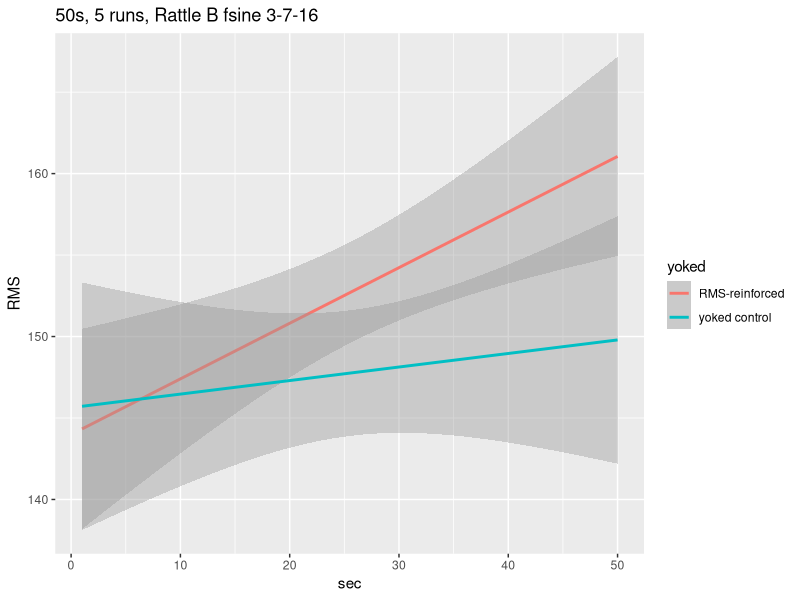

Write the R code that produced this figure. (Note: this script raises an error after producing the figure.)
library(lme4)
library(lmerTest)
library(ggplot2)


setwd('/Users/Bubba/Desktop/COGS195/Github/RattleNN/RattleResults')
rattledata = read.csv('50data.csv')
colnames(rattledata) = c("run","yoked","sec","RMS","f")
rattledata$yoked[rattledata$yoked==0] = "RMS-reinforced"
rattledata$yoked[rattledata$yoked==1] = "yoked control"

rattlelm = lmer(scale(RMS) ~ (1|run) + yoked + scale(sec) + yoked*scale(sec), data = rattledata)
summary(rattlelm)

qplot(sec,RMS,data=rattledata,main= "50s, 5 runs, Rattle B fsine 3-7-16", geom=c("smooth"),method ="lm",formula=y~x,color=yoked)
quartz.save("3-7_50s_RBS4_rattleresults.pdf",type="pdf")

plot(rattledata$f,rattledata$RMS, main= "50s, 5 runs, Rattle B fsine 3-7-16", xlab="f",ylab="RMS")
quartz.save("3-7_50s_RBS4_RMSvsf.pdf",type="pdf")



setwd('/Users/Bubba/Desktop/COGS195/Github/RattleNN/RattleResults')
rattledata = read.csv('100data.csv')
colnames(rattledata) = c("run","yoked","sec","RMS","f")
rattledata$yoked[rattledata$yoked==0] = "RMS-reinforced"
rattledata$yoked[rattledata$yoked==1] = "yoked control"

rattlelm = lmer(scale(RMS) ~ (1|run) + yoked + scale(sec) + yoked*scale(sec), data = rattledata)
summary(rattlelm)

qplot(sec,RMS,data=rattledata,main= "100s, 5 runs, Rattle B fsine 3-7-16", geom=c("smooth"),method ="lm",formula=y~x,color=yoked)
quartz.save("3-7_100s_RBS4_rattleresults.pdf",type="pdf")

plot(rattledata$f,rattledata$RMS, main= "100s, 5 runs, Rattle B fsine 3-7-16", xlab="f",ylab="RMS")
quartz.save("3-7_100s_RBS4_RMSvsf.pdf",type="pdf")



setwd('/Users/Bubba/Desktop/COGS195/Github/RattleNN/RattleResults')
rattledata = read.csv('200data.csv')
colnames(rattledata) = c("run","yoked","sec","RMS","f")
rattledata$yoked[rattledata$yoked==0] = "RMS-reinforced"
rattledata$yoked[rattledata$yoked==1] = "yoked control"

rattlelm = lmer(scale(RMS) ~ (1|run) + yoked + scale(sec) + yoked*scale(sec), data = rattledata)
summary(rattlelm)

qplot(sec,RMS,data=rattledata,main= "200s, 5 runs, Rattle B fsine 3-7-16", geom=c("smooth"),method ="lm",formula=y~x,color=yoked)
quartz.save("3-7_200s_RBS4_rattleresults.pdf",type="pdf")

plot(rattledata$f,rattledata$RMS, main= "200s, 5 runs, Rattle B fsine 3-7-16", xlab="f",ylab="RMS")
quartz.save("3-7_200s_RBS4_RMSvsf.pdf",type="pdf")


setwd('/Users/Bubba/Desktop/COGS195/Github/RattleNN/RattleResults')
rattledata = read.csv('300data.csv')
colnames(rattledata) = c("run","yoked","sec","RMS","f")
rattledata$yoked[rattledata$yoked==0] = "RMS-reinforced"
rattledata$yoked[rattledata$yoked==1] = "yoked control"

rattlelm = lmer(scale(RMS) ~ (1|run) + yoked + scale(sec) + yoked*scale(sec), data = rattledata)
summary(rattlelm)

qplot(sec,RMS,data=rattledata,main= "300s, 5 runs, Rattle B fsine 3-7-16", geom=c("smooth"),method ="lm",formula=y~x,color=yoked)
quartz.save("3-7_300s_RBS4_rattleresults.pdf",type="pdf")

plot(rattledata$f,rattledata$RMS, main= "300s, 5 runs, Rattle B fsine 3-7-16", xlab="f",ylab="RMS")
quartz.save("3-7_300s_RBS4_RMSvsf.pdf",type="pdf")



setwd('/Users/Bubba/Desktop/COGS195/Github/RattleNN/RattleResults')
rattledata = read.csv('600data.csv')
colnames(rattledata) = c("run","yoked","sec","RMS","f")
rattledata$yoked[rattledata$yoked==0] = "RMS-reinforced"
rattledata$yoked[rattledata$yoked==1] = "yoked control"

rattlelm = lmer(scale(RMS) ~ (1|run) + yoked + scale(sec) + yoked*scale(sec), data = rattledata)
summary(rattlelm)

qplot(sec,RMS,data=rattledata,main= "600s, 5 runs, Rattle B fsine 3-7-16", geom=c("smooth"),method ="lm",formula=y~x,color=yoked)
quartz.save("3-7_600s_RBS4_rattleresults.pdf",type="pdf")

plot(rattledata$f,rattledata$RMS, main= "600s, 5 runs, Rattle B fsine 3-7-16", xlab="f",ylab="RMS")
quartz.save("3-7_600s_RBS4_RMSvsf.pdf",type="pdf")
